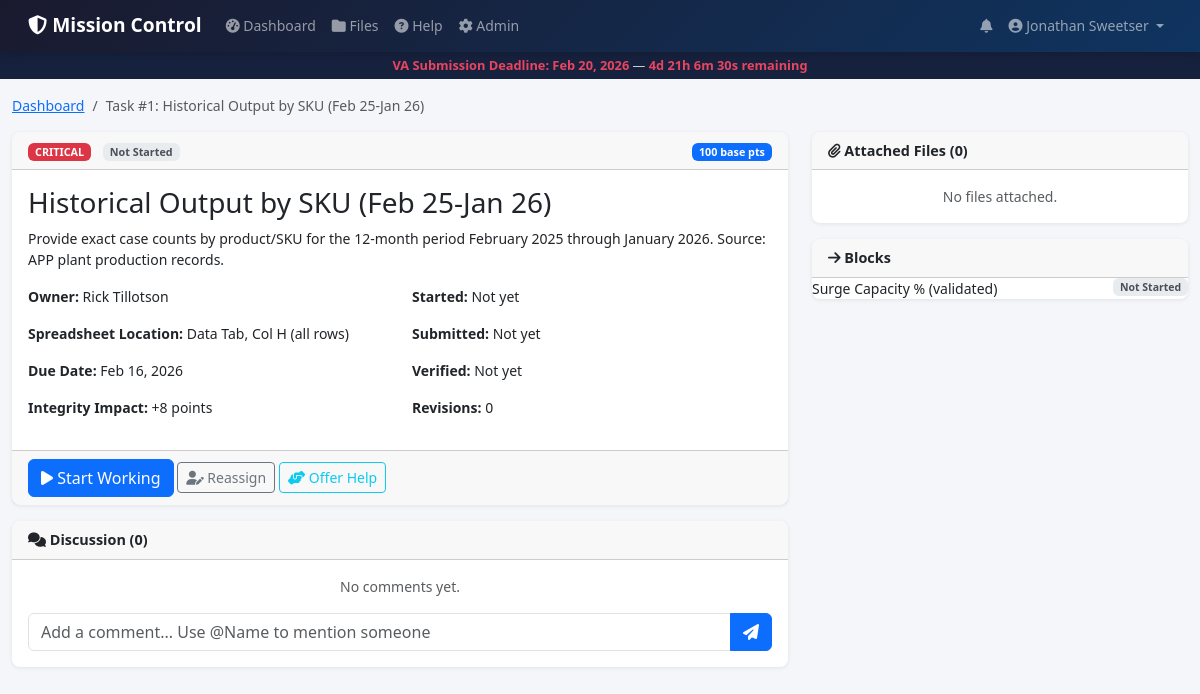
The app's page /task/1 (signed in) with its own data.
### models.py (models this page shows, shortened)
class User(UserMixin, db.Model):
    __tablename__ = 'users'
    id = db.Column(db.Integer, primary_key=True)
    email = db.Column(db.String(120), unique=True, nullable=False)
    password_hash = db.Column(db.String(256), nullable=False)
    name = db.Column(db.String(100), nullable=False)
    role = db.Column(db.String(20), default='user')  # 'superadmin' or 'user'
    character_class = db.Column(db.String(50), nullable=True)
    character_title = db.Column(db.String(100), nullable=True)
    special_ability = db.Column(db.String(200), nullable=True)
    points = db.Column(db.Integer, default=0)
    level = db.Column(db.Integer, default=1)
    streak_days = db.Column(db.Integer, default=0)
    last_active_date = db.Column(db.String(10), nullable=True)
    first_login_complete = db.Column(db.Boolean, default=False)
    created_at = db.Column(db.DateTime, default=lambda: datetime.now(timezone.utc))
    tasks = db.relationship('Task', backref='owner', lazy=True, foreign_keys='Task.owner_id')
    comments = db.relationship('Comment', backref='author', lazy=True)
    notifications = db.relationship('Notification', backref='user', lazy=True)
    points_log = db.relationship('PointsLog', backref='user', lazy=True)
    @property
    def is_superadmin(self):
        return self.role == 'superadmin'

class Task(db.Model):
    __tablename__ = 'tasks'
    id = db.Column(db.Integer, primary_key=True)
    task_number = db.Column(db.Integer, nullable=False)  # 1-17
    title = db.Column(db.String(200), nullable=False)
    description = db.Column(db.Text, nullable=True)
    spreadsheet_location = db.Column(db.String(100), nullable=True)
    priority = db.Column(db.String(20), default='medium')  # critical, high, medium, low
    owner_id = db.Column(db.Integer, db.ForeignKey('users.id'), nullable=True)
    status = db.Column(db.String(20), default='not_started')  # not_started, in_progress, submitted, verified, closed
    due_date = db.Column(db.DateTime, nullable=True)
    points_value = db.Column(db.Integer, default=50)
    quality_score = db.Column(db.Integer, nullable=True)  # 0-100, set by superadmin
    revision_count = db.Column(db.Integer, default=0)
    integrity_impact = db.Column(db.Integer, default=0)  # points added to integrity score
    created_at = db.Column(db.DateTime, default=lambda: datetime.now(timezone.utc))
    started_at = db.Column(db.DateTime, nullable=True)
    submitted_at = db.Column(db.DateTime, nullable=True)
    verified_at = db.Column(db.DateTime, nullable=True)
    completion_notes = db.Column(db.Text, nullable=True)
    verification_notes = db.Column(db.Text, nullable=True)
    submitted_by = db.Column(db.Integer, db.ForeignKey('users.id'), nullable=True)
    verified_by = db.Column(db.Integer, db.ForeignKey('users.id'), nullable=True)
    dependencies = db.relationship('Task',
        secondary=task_dependencies,
        primaryjoin=(id == task_dependencies.c.task_id),
        secondaryjoin=(id == task_dependencies.c.depends_on_id),
        backref='dependents',
        lazy=True
    )
    comments = db.relationship('Comment', backref='task', lazy=True, order_by='Comment.created_at')
    files = db.relationship('File', backref='task', lazy=True)
    @property
    def is_blocked(self):
        for dep in self.dependencies:
            if dep.status not in ('submitted', 'verified', 'closed'):
                return True
        return False
    @property
    def base_points(self):
        pts = {'critical': 100, 'high': 75, 'medium': 50, 'low': 25}
        return pts.get(self.priority, 25)

### app.py (the view)
@app.route('/task/<int:task_id>')
@login_required
def task_detail(task_id):
    task = Task.query.get_or_404(task_id)
    comments = Comment.query.filter_by(task_id=task_id).order_by(Comment.created_at.asc()).all()
    files = File.query.filter_by(task_id=task_id).order_by(File.created_at.desc()).all()
    help_requests = HelpRequest.query.filter_by(task_id=task_id).all()
    users = User.query.all()
    return render_template('task_detail.html',
                    task=task,
                    comments=comments,
                    files=files,
                    help_requests=help_requests,
                    users=users)

### app.py (called while the page is built)
@login_manager.user_loader
def load_user(user_id):
    return User.query.get(int(user_id))

def get_acting_user():
    clone_id = session.get('clone_user_id')
    if clone_id and current_user.is_superadmin:
        cloned = User.query.get(clone_id)
        if cloned:
            return cloned
    return current_user

@app.context_processor
def inject_globals():
    if current_user.is_authenticated:
        unread_count = Notification.query.filter_by(user_id=current_user.id, read=False).count()
        acting = get_acting_user()
        is_cloning = session.get('clone_user_id') is not None and current_user.is_superadmin
        active_announcements = Announcement.query.filter_by(active=True).order_by(
            Announcement.created_at.desc()).limit(3).all()
        return {
            'unread_count': unread_count,
            'acting_user': acting,
            'is_cloning': is_cloning,
            'announcements': active_announcements,
            'character_classes': CHARACTER_CLASSES,
            'deadline': datetime(2026, 2, 20, tzinfo=timezone.utc),
            'now': datetime.now(timezone.utc)
        }
    return {}

### templates/task_detail.html (shortened to what this page needs)
{% extends "base.html" %}
{% block content %}
<nav aria-label="breadcrumb">
    <ol class="breadcrumb">
        <li class="breadcrumb-item"><a href="{{ url_for('dashboard') }}">Dashboard</a></li>
        <li class="breadcrumb-item active">Task #{{ task.task_number }}: {{ task.title }}</li>
    </ol>
</nav>
<div class="row">
    <div class="col-lg-8">
        <div class="card mb-3">
            <div class="card-header d-flex justify-content-between align-items-center">
                <div>
                    <span class="badge priority-{{ task.priority }} me-2">{{ task.priority|upper }}</span>
                    <span class="badge status-{{ task.status }}">{{ task.status|replace('_', ' ')|title }}</span>
                </div>
                <div>
                    <span class="badge bg-primary">{{ task.base_points }} base pts</span>
                </div>
            </div>
            <div class="card-body">
                <h3>{{ task.title }}</h3>
                {% if task.description %}
                <p>{{ task.description }}</p>
                {% endif %}
                <div class="row mt-3">
                    <div class="col-md-6">
                    <p><strong>Owner:</strong> {{ task.owner.name if task.owner else 'Unassigned' }}</p>
                    <p><strong>Spreadsheet Location:</strong> {{ task.spreadsheet_location }}</p>
                    <p><strong>Due Date:</strong> {{ task.due_date.strftime('%b %d, %Y') if task.due_date else 'Feb 16-17, 2026' }}</p>
                    <p><strong>Integrity Impact:</strong> +{{ task.integrity_impact }} points</p>
                    </div>
                    <div class="col-md-6">
                    <p><strong>Started:</strong> {{ task.started_at.strftime('%b %d, %I:%M %p') if task.started_at else 'Not yet' }}</p>
                    <p><strong>Submitted:</strong> {{ task.submitted_at.strftime('%b %d, %I:%M %p') if task.submitted_at else 'Not yet' }}</p>
                    <p><strong>Verified:</strong> {{ task.verified_at.strftime('%b %d, %I:%M %p') if task.verified_at else 'Not yet' }}</p>
                    <p><strong>Revisions:</strong> {{ task.revision_count }}</p>
                    </div>
                </div>
            </div>
            <div class="card-footer">
                {% set acting = acting_user %}
                {% if task.status == 'not_started' and (task.owner_id == acting.id or current_user.is_superadmin) %}
                <form method="POST" action="{{ url_for('task_start', task_id=task.id) }}" class="d-inline">
                    <button type="submit" class="btn btn-primary" {% if task.is_blocked %}disabled title="Blocked by dependencies"{% endif %}>
                    <i class="fas fa-play"></i> Start Working
                    </button>
                </form>
                {% endif %}
                {% if current_user.is_superadmin %}
                <button type="button" class="btn btn-outline-secondary btn-sm" data-bs-toggle="modal" data-bs-target="#reassignModal">
                    <i class="fas fa-user-edit"></i> Reassign
                </button>
                {% endif %}
                {% if task.owner_id != acting.id %}
                <button type="button" class="btn btn-outline-info btn-sm" data-bs-toggle="modal" data-bs-target="#offerHelpModal">
                    <i class="fas fa-hands-helping"></i> Offer Help
                </button>
                {% else %}
                <button type="button" class="btn btn-outline-danger btn-sm" data-bs-toggle="modal" data-bs-target="#flagHelpModal">
                    <i class="fas fa-flag"></i> Flag for Help
                </button>
                {% endif %}
            </div>
        </div>
        <div class="card mb-3">
            <div class="card-header">
                <i class="fas fa-comments"></i> Discussion ({{ comments|length }})
            </div>
            <div class="card-body">
                {% if not comments %}
                <p class="text-muted text-center">No comments yet.</p>
                {% endif %}
                <form method="POST" action="{{ url_for('task_comment', task_id=task.id) }}" class="mt-3">
                    <div class="input-group">
                    <input type="text" name="content" class="form-control" placeholder="Add a comment... Use @Name to mention someone" required>
                    <button type="submit" class="btn btn-primary">
                    <i class="fas fa-paper-plane"></i>
                    </button>
                    </div>
                </form>
            </div>
        </div>
    </div>
    <div class="col-lg-4">
        <div class="card mb-3">
            <div class="card-header">
                <i class="fas fa-paperclip"></i> Attached Files ({{ files|length }})
            </div>
            <div class="card-body p-0">
                {% if not files %}
                <div class="p-3 text-muted text-center">No files attached.</div>
                {% endif %}
            </div>
        </div>
        {% if task.dependents %}
        <div class="card mb-3">
            <div class="card-header"><i class="fas fa-arrow-right"></i> Blocks</div>
            <div class="card-body p-0">
                {% for dep in task.dependents %}
                <a href="{{ url_for('task_detail', task_id=dep.id) }}" class="list-group-item list-group-item-action">
                    {{ dep.title }}
                    <span class="badge status-{{ dep.status }} float-end">{{ dep.status|replace('_',' ')|title }}</span>
                </a>
                {% endfor %}
            </div>
        </div>
        {% endif %}
    </div>
</div>
{% endblock %}

### templates/base.html (shortened to what this page needs)
<!DOCTYPE html>
<html lang="en">
<head>
    <link href="https://cdn.jsdelivr.net/npm/bootstrap@5.3.0/dist/css/bootstrap.min.css" rel="stylesheet">
    <link href="https://cdnjs.cloudflare.com/ajax/libs/font-awesome/6.4.0/css/all.min.css" rel="stylesheet">
    <link href="{{ url_for('static', filename='css/style.css') }}" rel="stylesheet">
</head>
<body class="{% if focus|default(false) %}focus-mode{% endif %}">
    <nav class="navbar navbar-expand-lg navbar-dark">
        <div class="container-fluid">
            <a class="navbar-brand" href="{{ url_for('dashboard') }}">
                <i class="fas fa-shield-alt"></i> Mission Control
            </a>
            <div class="collapse navbar-collapse" id="navbarNav">
                <ul class="navbar-nav me-auto">
                    <li class="nav-item">
                        <a class="nav-link" href="{{ url_for('dashboard') }}"><i class="fas fa-tachometer-alt"></i> Dashboard</a>
                    </li>
                    <li class="nav-item">
                        <a class="nav-link" href="{{ url_for('file_library') }}"><i class="fas fa-folder"></i> Files</a>
                    </li>
                    <li class="nav-item">
                        <a class="nav-link" href="{{ url_for('help_page') }}"><i class="fas fa-question-circle"></i> Help</a>
                    </li>
                    {% if current_user.is_superadmin %}
                    <li class="nav-item">
                        <a class="nav-link" href="{{ url_for('admin_panel') }}"><i class="fas fa-cog"></i> Admin</a>
                    </li>
                    {% endif %}
                </ul>
                <ul class="navbar-nav">
                    <li class="nav-item position-relative">
                        <a class="nav-link" href="{{ url_for('notifications') }}">
                            <i class="fas fa-bell"></i>
                        </a>
                    </li>
                    <li class="nav-item dropdown">
                        <a class="nav-link dropdown-toggle" href="#" data-bs-toggle="dropdown">
                            <i class="fas fa-user-circle"></i> {{ current_user.name }}
                        </a>
                    </li>
                </ul>
            </div>
        </div>
    </nav>
    {% if not focus|default(false) %}
    <div class="deadline-bar">
        <strong>VA Submission Deadline: Feb 20, 2026</strong> — <span id="countdown">Loading...</span>
    </div>
    {% endif %}
    <main class="container-fluid py-3">
        {% block content %}{% endblock %}
    </main>
</body>
</html>

### static/css/style.css (style rules this page uses)
:root { --primary: #1a1a2e; --secondary: #16213e; --accent: #0f3460; --highlight: #e94560; --success: #28a745; --warning: #ffc107; --danger: #dc3545; --info: #17a2b8; --bg: #f4f6f9; --card-bg: #ffff; }
body { background-color: var(--bg); font-family: 'Segoe UI', system-ui, -apple-system, sans-serif; font-size: 14px; }
.navbar { background: linear-gradient(135deg, var(--primary), var(--accent)); box-shadow: 0 2px 10px rgba(0,0,0,0.2); padding: 0.4rem 1rem; }
.navbar-brand { font-weight: 700; font-size: 1.2rem; }
.deadline-bar { background: var(--secondary); color: #ccc; padding: 4px 1rem; font-size: 0.8rem; text-align: center; }
.deadline-bar strong { color: var(--highlight); }
#countdown { color: var(--highlight); font-weight: 700; }
.priority-critical { background-color: #dc3545; color: white; }
.status-not_started { background-color: #e9ecef; color: #495057; }
.card { border: none; box-shadow: 0 1px 4px rgba(0,0,0,0.08); border-radius: 8px; }
.card-header { font-weight: 600; font-size: 0.9rem; border-radius: 8px 8px 0 0 !important; }

### records on screen
User: name "Jonathan Sweetser"
Task: task_number "1", title "Historical Output by SKU (Feb 25-Jan 26)", priority "CRITICAL", status "Not Started", base_points "100", description "Provide exact case counts by product/SKU for the 12-month period February 2025 through January 2026. Source: APP plant production records.", spreadsheet_location "Data Tab, Col H (all rows)", due_date "Feb 16, 2026", integrity_impact "8", started_at "Not yet", submitted_at "Not yet", verified_at "Not yet", revision_count "0"
User: owner "Rick Tillotson"
Task: title "Surge Capacity % (validated)", status "Not Started"

### other values on screen
{{ comments|length }} "0"
{{ files|length }} "0"
